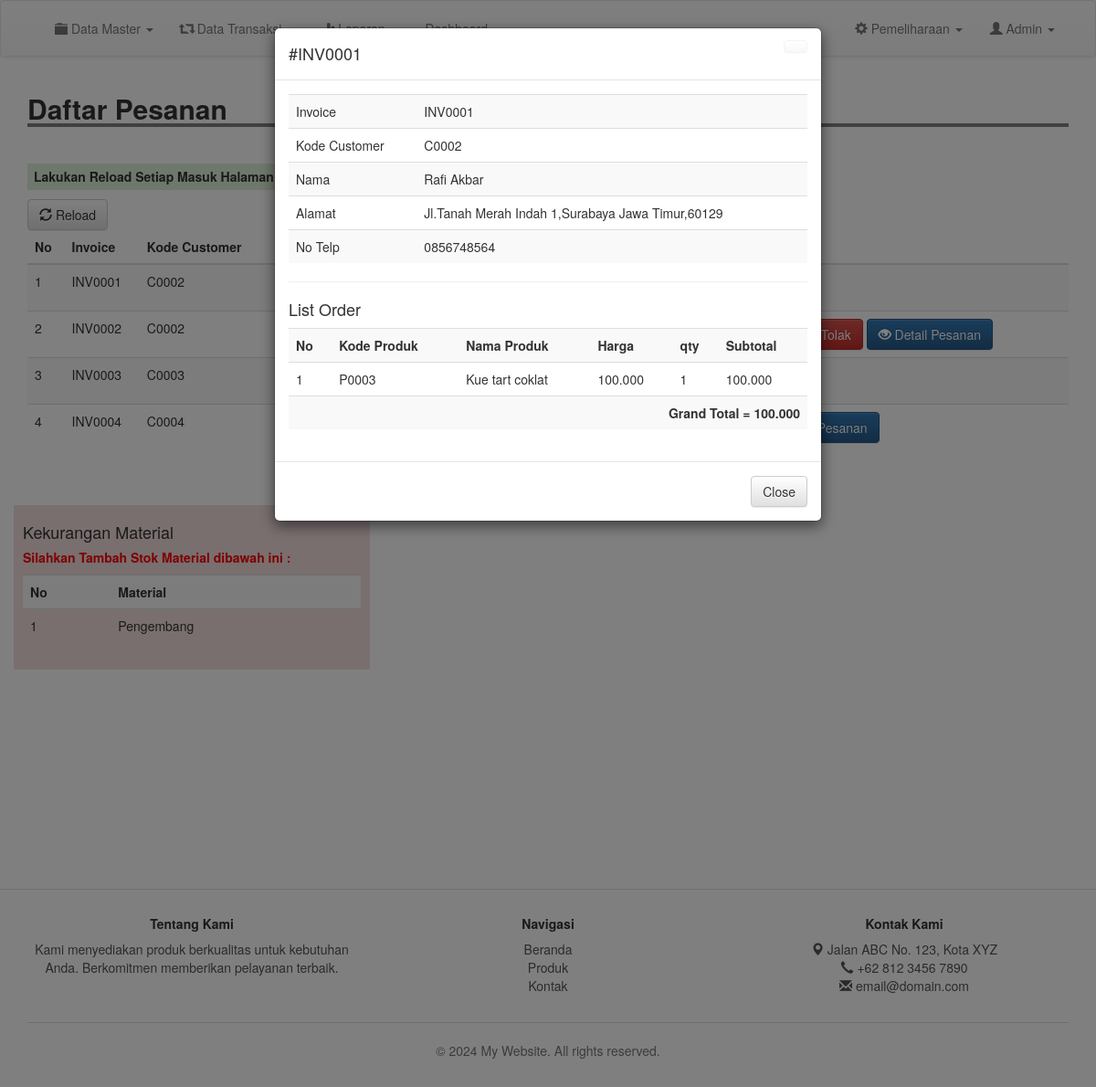
The app's page /admin/detailorder.php?inv=INV0001 (signed in), older data.
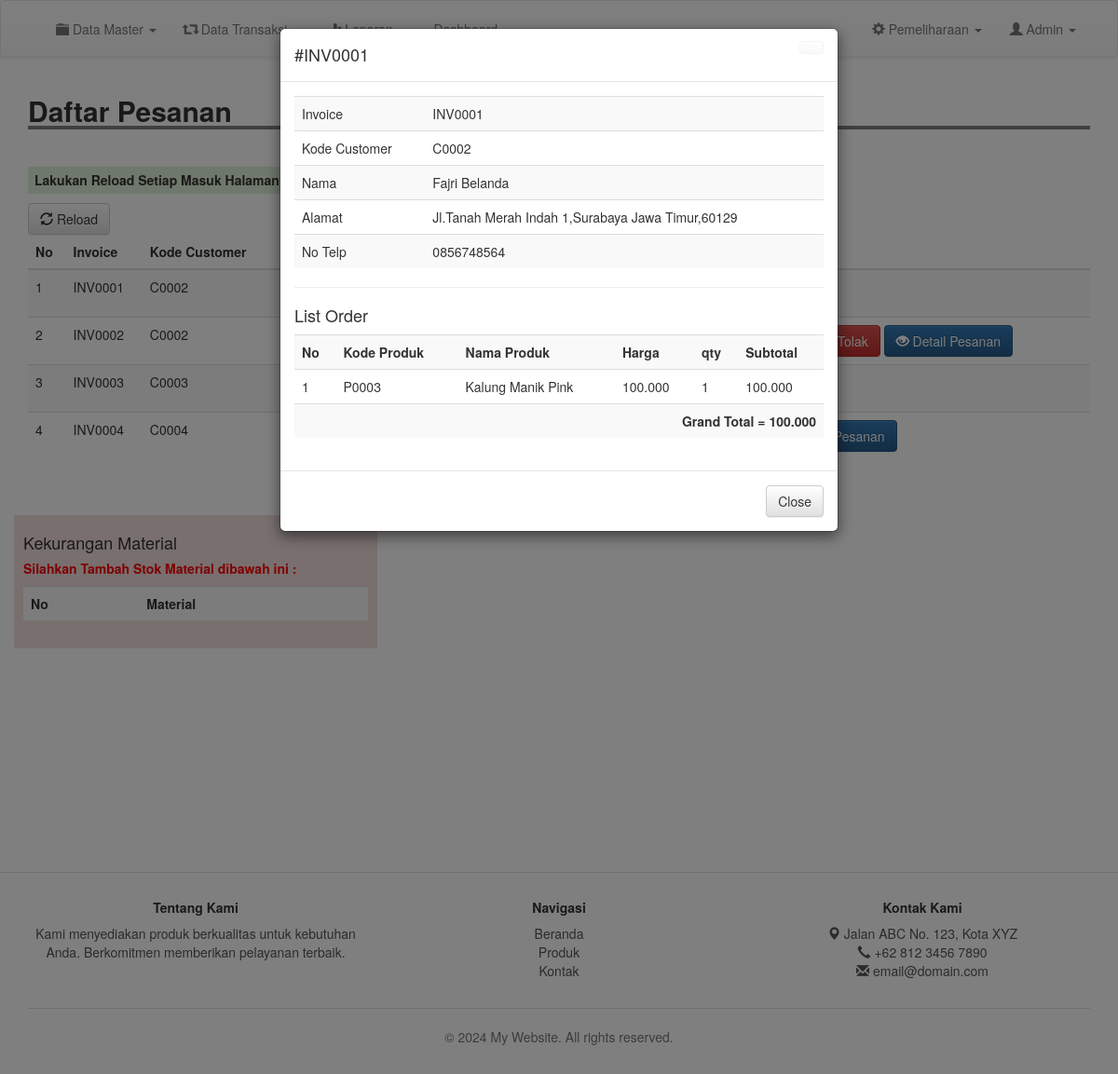
The same page, newer data.
### tables this page shows
CREATE TABLE `customer` (
  `kode_customer` varchar(100) NOT NULL,
  `nama` varchar(100) NOT NULL,
  `email` varchar(100) NOT NULL,
  `username` varchar(100) NOT NULL,
  `password` varchar(100) NOT NULL,
  `telp` varchar(200) NOT NULL
);

CREATE TABLE `produksi` (
  `id_order` int(11) NOT NULL,
  `invoice` varchar(200) NOT NULL,
  `kode_customer` varchar(200) NOT NULL,
  `kode_produk` varchar(200) NOT NULL,
  `nama_produk` varchar(200) NOT NULL,
  `qty` int(11) NOT NULL,
  `harga` int(11) NOT NULL,
  `status` varchar(200) NOT NULL,
  `tanggal` date NOT NULL,
  `provinsi` varchar(200) NOT NULL,
  `kota` varchar(200) NOT NULL,
  `alamat` varchar(200) NOT NULL,
  `kode_pos` varchar(200) NOT NULL,
  `terima` varchar(200) NOT NULL,
  `tolak` varchar(200) NOT NULL,
  `cek` int(11) NOT NULL
);

### admin/detailorder.php (the view, shortened to what the changed rows need)
<?php
include 'header.php';
$invoices = $_GET['inv'];
$d_order = mysqli_query($conn, "SELECT * FROM produksi WHERE invoice = '$invoices'");
$t_order = mysqli_fetch_assoc($d_order);
$sortage = mysqli_query($conn, "SELECT * FROM produksi where cek = '1'");
$cek_sor = mysqli_num_rows($sortage);
$cs = mysqli_query($conn, "SELECT * FROM customer WHERE kode_customer = '".$t_order['kode_customer']."'");
$t_cs = mysqli_fetch_assoc($cs);
?>
<div class="container">
	<h2 style=" width: 100%; border-bottom: 4px solid gray"><b>Daftar Pesanan</b></h2>
	<br>
	<table class="table table-striped">
		<thead>
			<tr>
				<th scope="col">No</th>
				<th scope="col">Invoice</th>
				<th scope="col">Kode Customer</th>
				<th scope="col">Status</th>
				<th scope="col">Tanggal</th>
				<th scope="col">Action</th>
			</tr>
		</thead>
			<?php
			$result = mysqli_query($conn, "SELECT DISTINCT invoice, kode_customer, status, kode_produk, qty,terima,tolak, cek FROM produksi group by invoice");
			while($row = mysqli_fetch_assoc($result)){
				$kodep = $row['kode_produk'];
				$inv = $row['invoice'];
				?>
								<?php
							$t_bom = mysqli_query($conn, "SELECT * FROM bom_produk WHERE kode_produk = '$kodep'");
							while($row1 = mysqli_fetch_assoc($t_bom)){
								$kodebk = $row1['kode_bk'];
								$inventory = mysqli_query($conn, "SELECT * FROM inventory WHERE kode_bk = '$kodebk'");
								$r_inv = mysqli_fetch_assoc($inventory);
								$kebutuhan = $row1['kebutuhan'];
								$qtyorder = $row['qty'];
								$inventory = $r_inv['qty'];
								$bom = ($kebutuhan * $qtyorder);
								$hasil = $inventory - $bom;
								if($hasil < 0 && $row['tolak'] == 0){
									mysqli_query($conn, "UPDATE produksi SET cek = '1' where invoice = '$inv'");
										$nama_material[] = $r_inv['nama'];
									?>
									<?php
								}
							}
							?>
					<?php
				}
				?>
		</table>
	<div class="modal fade" id="myModal" tabindex="-1" role="dialog" aria-labelledby="myModalLabel">
		<div class="modal-dialog" role="document">
			<div class="modal-content">
				<div class="modal-header">
					<a href="m_produk.php" class="btn btn-default close"></a>
					<h4 class="modal-title" id="myModalLabel">#<?= $t_order['invoice']; ?></h4>
				</div>
				<div class="modal-body">
					<table class="table table-striped">
						<tr>
							<td>Invoice</td>
							<td><?= $t_order['invoice']; ?></td>
						</tr>
						<tr>
							<td>Kode Customer</td>
							<td><?= $t_order['kode_customer']; ?></td>
						</tr>
						<tr>
							<td>Nama</td>
							<td><?= $t_cs['nama']; ?></td>
						</tr>
						<tr>
							<td>Alamat</td>
							<td><?php echo  $t_order['alamat'].",".$t_order['kota']." ".$t_order['provinsi'].",".$t_order['kode_pos']; ?></td>
						</tr>
						<tr>
							<td>No Telp</td>
							<td><?= $t_cs['telp']; ?></td>
						</tr>
					</table>
					<table class="table table-striped">
						<tr>
							<th>No</th>
							<th>Kode Produk</th>
							<th>Nama Produk</th>
							<th>Harga</th>
							<th>qty</th>
							<th>Subtotal</th>
						</tr>
					<?php
						$order = mysqli_query($conn, "SELECT * FROM produksi WHERE invoice = '$invoices'");
						$no = 1;
						while ($list = mysqli_fetch_assoc($order)) {
					 ?>
						<tr>
							<td><?= $no;  ?></td>
							<td><?= $list['kode_produk']; ?></td>
							<td><?= $list['nama_produk']; ?></td>
							<td><?= number_format($list['harga'], 0, ".", ".");  ?></td>
							<td><?= $list['qty'];  ?></td>
							<td><?= number_format($list['harga']*$list['qty'], 0, ".", ".");  ?></td>
						</tr>
					<?php
						$no++;
						}
					 ?>
					</table>
				</div>
			</div>
		</div>
	</div>
		<?php
if($cek_sor > 0){
 ?>
	<br>
	<br>
	<div class="row">
		<div class="col-md-4 bg-danger" style="padding:10px;">
			<table class="table table-striped">
				<tr>
					<th>No</th>
					<th>Material</th>
				</tr>
	<?php
	$arr = array_values(array_unique($nama_material));
	for ($i=0; $i < count($arr); $i++) {
	 ?>
				<tr>
					<td><?= $i+1 ?></td>
					<td><?= $arr[$i]; ?></td>
				</tr>
	<?php } ?>
			</table>
		</div>
	</div>
<?php
}
 ?>
	</div>
	<br>
	<br>
	<br>
	<br>
	<br>
	<br>
	<br>
	<br>
	<br>
	<br>
	<br>
	<br>

Row changes from the older to the newer data that the page shows:
changed produksi "INV0001": nama_produk "Kue tart coklat" → "Kalung Manik Pink"
changed customer: nama "Rafi Akbar" → "Fajri Belanda"
Text that changed along with them:
list line gone: "1 Pengembang"
